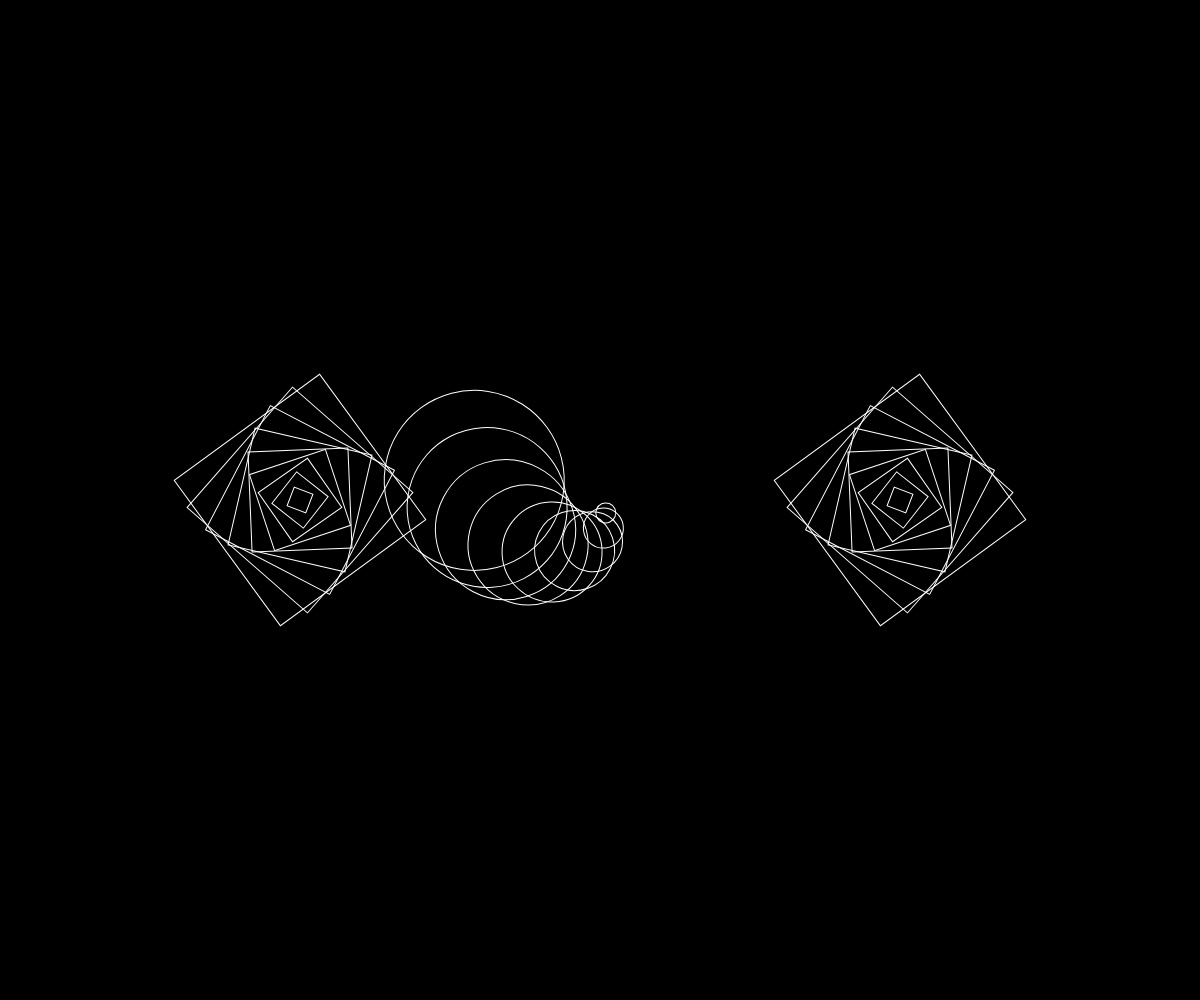
Frame 1 (no input)
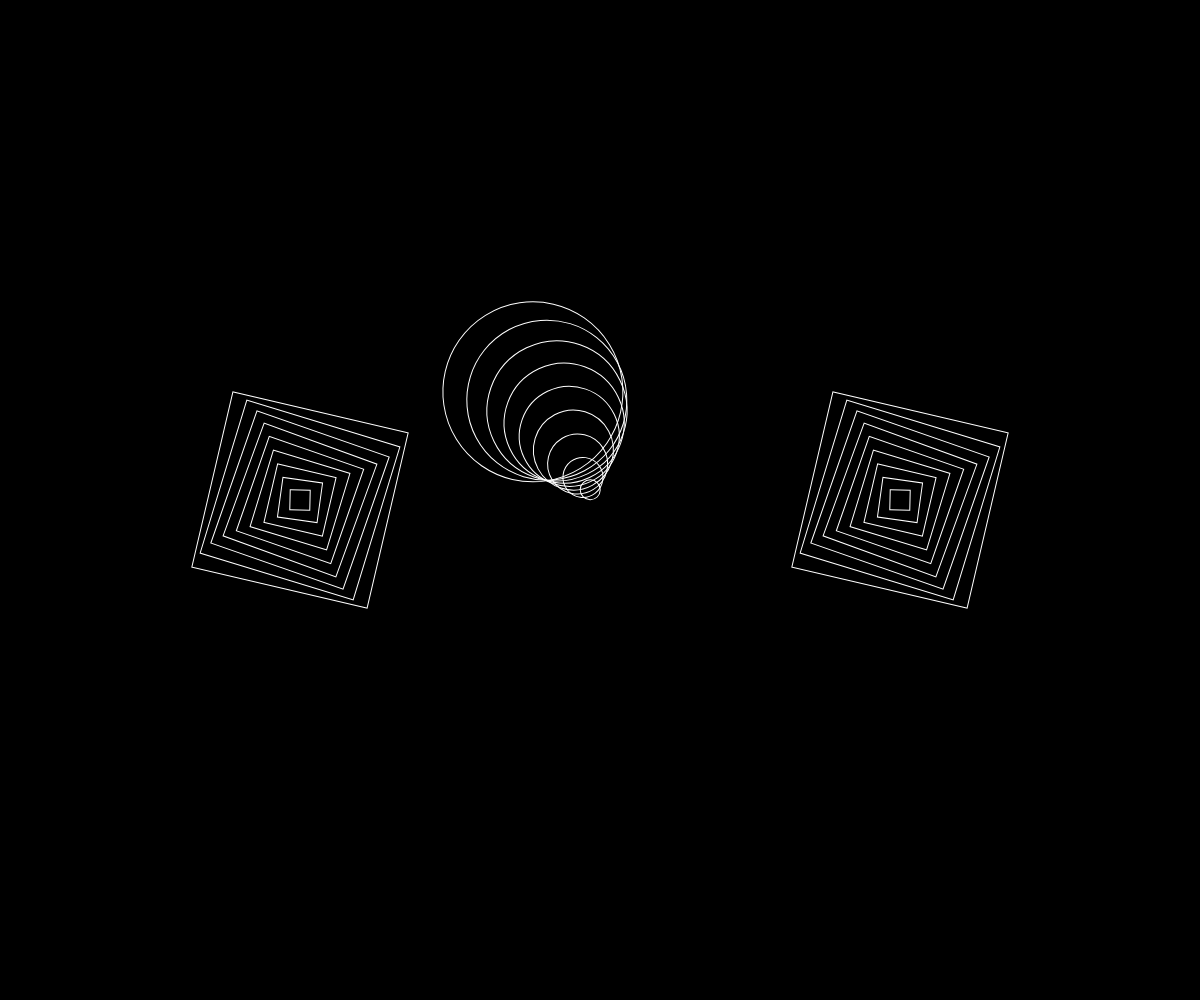
Frame 60 (no input)
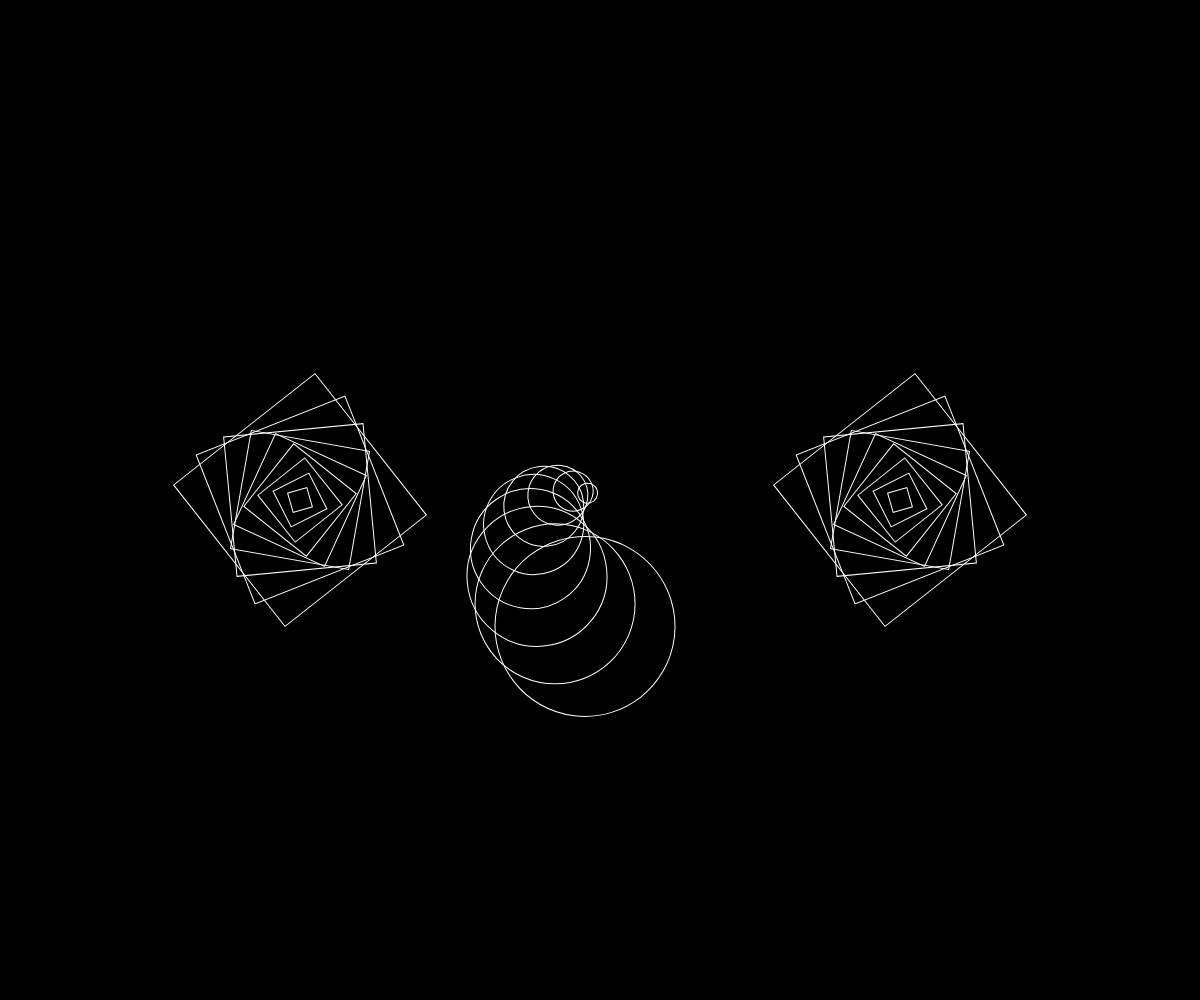
Frame 120 (the mouse pressed at the canvas centre since frame 60)

The p5.js sketch that drew these frames (run headless with seeded random() and noise() and a simulated clock; from frame 60 on, the mouse is pressed at the canvas centre):

// p5.js sketch
// ── sketch.js
function setup() {
  createCanvas(windowWidth, windowHeight);
  angleMode(DEGREES);
}
function draw() {
  background("black");
  strokeWeight (1)
  stroke("white");
  noFill();

  
  for (i = 0; i < 10; i++) {
    const angle = frameCount + i * 5; // angle
    const k = 200; // amplitude of rotation
    const rotation = sin(angle) * k; // resulting rotation
    const side = 20;// initial side
    
    push();
    rectMode(CENTER);
    translate(width/4 , height/2);
    rotate(rotation);
    rect(0, 0, side * i, side * i);
    pop();

 

    
    push();
    ellipseMode(CORNER);
    translate(width/2 , height/2);
    rotate(rotation);
    ellipse(0, 0, side * i, side * i);
    pop();

    push();
    rectMode(CENTER);
    translate(width - width/4, height/2);
    rotate(rotation);
    rect(0, 0, side * i, side * i);
    pop();
   
    
  }
}
